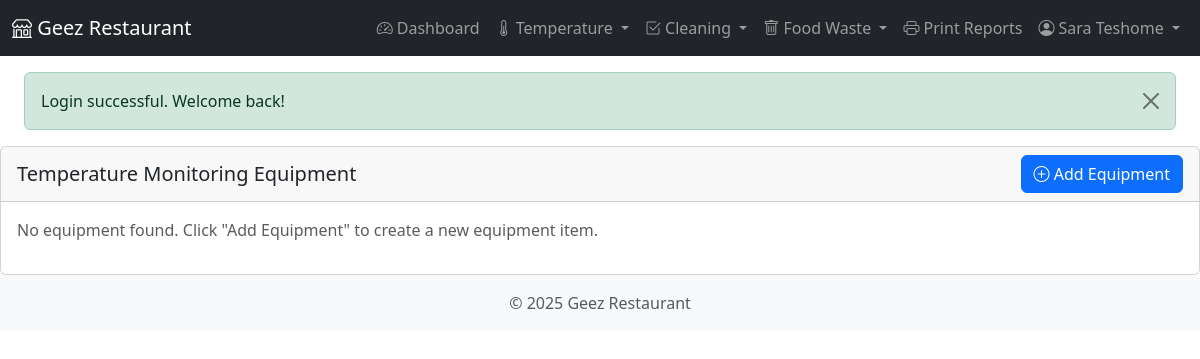
The app's page /admin/equipment.php (signed in), older data.
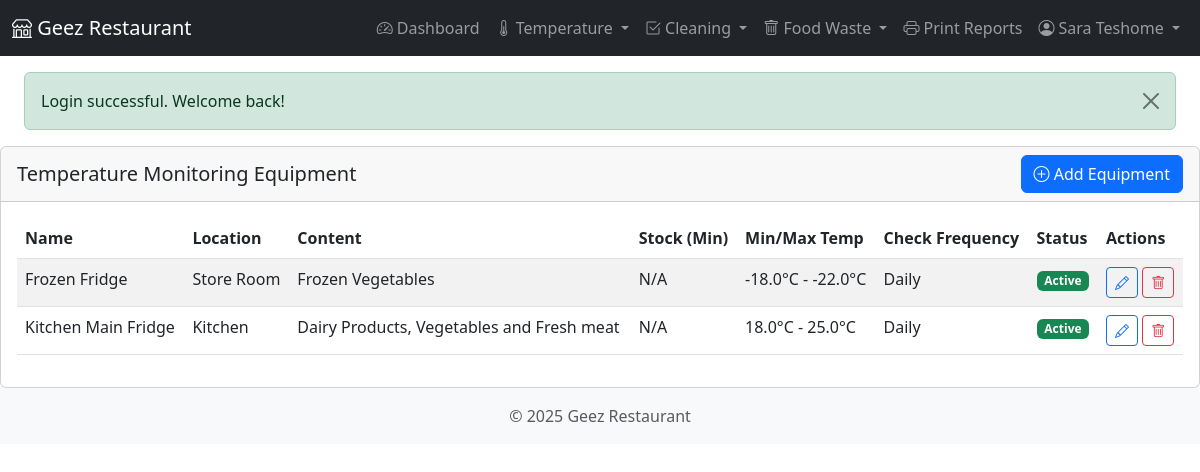
The same page, newer data.
### tables this page shows
CREATE TABLE `equipment` (
  `equipment_id` int(11) NOT NULL,
  `name` varchar(100) NOT NULL,
  `location` varchar(100) NOT NULL,
  `content` varchar(255) DEFAULT NULL COMMENT 'Typical content stored in the equipment',
  `quantity_in_stock` int(11) DEFAULT NULL COMMENT 'Current quantity of items in stock',
  `min_stock_quantity` int(11) DEFAULT NULL COMMENT 'Minimum desired stock quantity',
  `min_temp` decimal(5,1) NOT NULL,
  `max_temp` decimal(5,1) NOT NULL,
  `check_frequency` varchar(50) NOT NULL,
  `is_active` tinyint(1) NOT NULL DEFAULT 1,
  `created_at` datetime NOT NULL,
  `updated_at` datetime DEFAULT NULL
);

### classes/Equipment.php (called while the page is built, shortened)
<?php
class Equipment {
    private $db;
    public function __construct($db) {
        $this->db = $db;
    }
    public function getAll() {
        $sql = "SELECT * FROM equipment ORDER BY name";
        return $this->db->fetchAll($sql);
    }
}

### classes/Database.php (called while the page is built, shortened)
<?php
class Database {
    private $host = DB_HOST;
    private $dbname = DB_NAME;
    private $username = DB_USER;
    private $password = DB_PASS;
    private $charset = DB_CHARSET;
    private $options = DB_OPTIONS;
    private $pdo;
    public function __construct() {
        $dsn = "mysql:host={$this->host};dbname={$this->dbname};charset={$this->charset}";
        try {
            $this->pdo = new PDO($dsn, $this->username, $this->password, $this->options);
        } catch (PDOException $e) {
            throw new Exception("Database connection failed: " . $e->getMessage());
        }
    }
    public function query($sql, $params = []) {
        try {
            $stmt = $this->pdo->prepare($sql);
            $stmt->execute($params);
            return $stmt;
        } catch (PDOException $e) {
            throw new Exception("Query failed: " . $e->getMessage());
        }
    }
    public function fetchAll($sql, $params = []) {
        $stmt = $this->query($sql, $params);
        return $stmt->fetchAll();
    }
}

### admin/equipment.php (the view, shortened to what the changed rows need)
<?php
require_once dirname(dirname(__FILE__)) . '/includes/header.php';
require_once CLASS_PATH . '/Equipment.php';
$equipment = new Equipment($db);
$all_equipment = $equipment->getAll();
?>
<div class="row">
    <div class="col-md-12">
        <div class="card">
            <div class="card-body">
                <?php if (empty($all_equipment)): ?>
                <p class="text-muted">No equipment found. Click "Add Equipment" to create a new equipment item.</p>
                <?php else: ?>
                <div class="table-responsive">
                    <table class="table table-striped table-hover">
                        <thead>
                            <tr>
                                <th>Name</th>
                                <th>Location</th>
                                <th>Content</th>
                                <th>Stock (Min)</th>
                                <th>Min/Max Temp</th>
                                <th>Check Frequency</th>
                                <th>Status</th>
                                <th>Actions</th>
                            </tr>
                        </thead>
                        <tbody>
                            <?php foreach ($all_equipment as $item): ?>
                            <tr>
                                <td><?php echo htmlspecialchars($item['name']); ?></td>
                                <td><?php echo htmlspecialchars($item['location'] ?? ''); ?></td>
                                <td><?php echo htmlspecialchars($item['content'] ?? 'N/A'); ?></td>
                                <td>
                                    <?php
                                        $stock_display = 'N/A';
                                        echo $stock_display;
                                    ?>
                                </td>
                                <td>
                                    <?php if (isset($item['min_temp']) && isset($item['max_temp']) &&
                                            $item['min_temp'] !== null && $item['max_temp'] !== null): ?>
                                        <?php echo htmlspecialchars($item['min_temp']); ?>°C - <?php echo htmlspecialchars($item['max_temp']); ?>°C
                                    <?php else: ?>
                                        N/A
                                    <?php endif; ?>
                                </td>
                                <td><?php echo htmlspecialchars($item['check_frequency'] ?? ''); ?></td>
                                <td>
                                    <span class="badge bg-<?php echo $item['is_active'] ? 'success' : 'danger'; ?>">
                                        <?php echo $item['is_active'] ? 'Active' : 'Inactive'; ?>
                                    </span>
                                </td>
                                <td>
                                    <button type="button" class="btn btn-sm btn-outline-primary"
                                        data-bs-toggle="modal"
                                        data-bs-target="#editEquipmentModal"
                                        data-equipment-id="<?php echo $item['equipment_id']; ?>"
                                        data-name="<?php echo htmlspecialchars($item['name']); ?>"
                                        data-location="<?php echo htmlspecialchars($item['location'] ?? ''); ?>"
                                        data-content="<?php echo htmlspecialchars($item['content'] ?? ''); ?>"
                                        data-quantity-in-stock="<?php echo htmlspecialchars($item['quantity_in_stock'] ?? ''); ?>"
                                        data-min-stock-quantity="<?php echo htmlspecialchars($item['min_stock_quantity'] ?? ''); ?>"
                                        data-min-temp="<?php echo htmlspecialchars($item['min_temp'] ?? ''); ?>"
                                        data-max-temp="<?php echo htmlspecialchars($item['max_temp'] ?? ''); ?>"
                                        data-check-frequency="<?php echo htmlspecialchars($item['check_frequency'] ?? ''); ?>"
                                        data-is-active="<?php echo $item['is_active']; ?>">
                                        <i class="bi bi-pencil"></i>
                                    </button>
                                    <form method="post" action="" class="d-inline">
                                        <button type="submit" class="btn btn-sm btn-outline-danger"
                                            onclick="return confirm('Are you sure you want to delete this equipment? This action cannot be undone.')">
                                            <i class="bi bi-trash"></i>
                                        </button>
                                    </form>
                                </td>
                            </tr>
                            <?php endforeach; ?>
                        </tbody>
                    </table>
                </div>
                <?php endif; ?>
            </div>
        </div>
    </div>
</div>
<?php
require_once INCLUDE_PATH . '/footer.php';
?>

Row changes from the older to the newer data that the page shows:
added equipment: name "Frozen Fridge", location "Store Room", content "Frozen Vegetables", stock_display "N/A", min_temp "-18.0", max_temp "-22.0", check_frequency "Daily", is_active "Active"
added equipment: name "Kitchen Main Fridge", location "Kitchen", content "Dairy Products, Vegetables and Fresh meat", stock_display "N/A", min_temp "18.0", max_temp "25.0", check_frequency "Daily", is_active "Active"
Text that changed along with them:
text no longer shown: "No equipment found. Click \"Add Equipment\" to create a new equipment item."
text now shown: "Name Location Content Stock (Min) Min/Max Temp Check Frequency Status Actions"
